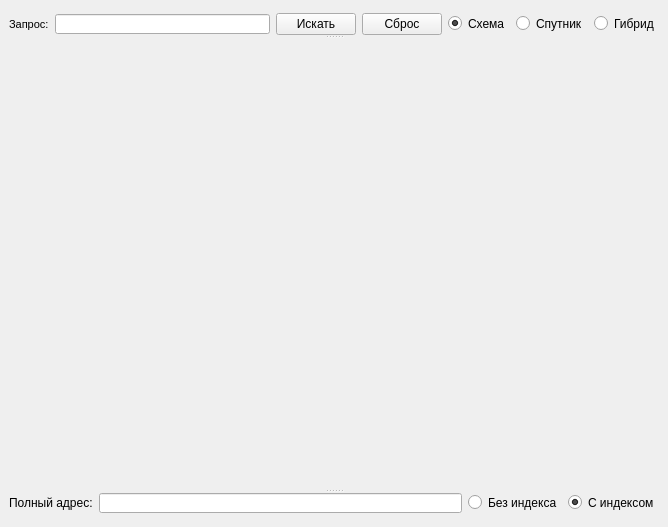
<?xml version="1.0" encoding="UTF-8"?>
<ui version="4.0">
 <class>MainWindow</class>
 <widget class="QMainWindow" name="MainWindow">
  <property name="geometry">
   <rect>
    <x>0</x>
    <y>0</y>
    <width>668</width>
    <height>527</height>
   </rect>
  </property>
  <property name="minimumSize">
   <size>
    <width>668</width>
    <height>527</height>
   </size>
  </property>
  <property name="maximumSize">
   <size>
    <width>668</width>
    <height>527</height>
   </size>
  </property>
  <property name="windowTitle">
   <string>MainWindow</string>
  </property>
  <widget class="QWidget" name="centralwidget">
   <layout class="QVBoxLayout" name="verticalLayout">
    <item>
     <widget class="QSplitter" name="splitter">
      <property name="orientation">
       <enum>Qt::Vertical</enum>
      </property>
      <widget class="QWidget" name="">
       <layout class="QHBoxLayout" name="horizontalLayout_5">
        <property name="sizeConstraint">
         <enum>QLayout::SetMaximumSize</enum>
        </property>
        <item>
         <widget class="QLabel" name="label">
          <property name="maximumSize">
           <size>
            <width>16777215</width>
            <height>23</height>
           </size>
          </property>
          <property name="font">
           <font>
            <pointsize>8</pointsize>
            <weight>50</weight>
            <italic>false</italic>
            <bold>false</bold>
           </font>
          </property>
          <property name="text">
           <string>Запрос:</string>
          </property>
         </widget>
        </item>
        <item>
         <widget class="QLineEdit" name="lineEdit_request">
          <property name="maximumSize">
           <size>
            <width>16777215</width>
            <height>20</height>
           </size>
          </property>
          <property name="text">
           <string/>
          </property>
         </widget>
        </item>
        <item>
         <widget class="QPushButton" name="pushButton_find">
          <property name="maximumSize">
           <size>
            <width>16777215</width>
            <height>23</height>
           </size>
          </property>
          <property name="text">
           <string>Искать</string>
          </property>
         </widget>
        </item>
        <item>
         <widget class="QPushButton" name="pushButton_clear">
          <property name="maximumSize">
           <size>
            <width>16777215</width>
            <height>23</height>
           </size>
          </property>
          <property name="text">
           <string>Сброс</string>
          </property>
         </widget>
        </item>
        <item>
         <layout class="QHBoxLayout" name="horizontalLayout">
          <item>
           <widget class="QRadioButton" name="radioButton_map">
            <property name="maximumSize">
             <size>
              <width>16777215</width>
              <height>17</height>
             </size>
            </property>
            <property name="text">
             <string>Схема</string>
            </property>
            <property name="checked">
             <bool>true</bool>
            </property>
           </widget>
          </item>
          <item>
           <widget class="QRadioButton" name="radioButton_sat">
            <property name="maximumSize">
             <size>
              <width>16777215</width>
              <height>17</height>
             </size>
            </property>
            <property name="text">
             <string>Спутник</string>
            </property>
            <property name="checked">
             <bool>false</bool>
            </property>
           </widget>
          </item>
          <item>
           <widget class="QRadioButton" name="radioButton_hybrid">
            <property name="maximumSize">
             <size>
              <width>16777215</width>
              <height>17</height>
             </size>
            </property>
            <property name="text">
             <string>Гибрид</string>
            </property>
           </widget>
          </item>
         </layout>
        </item>
       </layout>
      </widget>
      <widget class="QLabel" name="labelMap">
       <property name="minimumSize">
        <size>
         <width>650</width>
         <height>450</height>
        </size>
       </property>
       <property name="maximumSize">
        <size>
         <width>650</width>
         <height>450</height>
        </size>
       </property>
       <property name="text">
        <string/>
       </property>
      </widget>
      <widget class="QWidget" name="">
       <layout class="QHBoxLayout" name="horizontalLayout_4">
        <property name="sizeConstraint">
         <enum>QLayout::SetMaximumSize</enum>
        </property>
        <item>
         <layout class="QHBoxLayout" name="horizontalLayout_2">
          <item>
           <widget class="QLabel" name="label_2">
            <property name="maximumSize">
             <size>
              <width>16777215</width>
              <height>20</height>
             </size>
            </property>
            <property name="text">
             <string>Полный адрес:</string>
            </property>
           </widget>
          </item>
          <item>
           <widget class="QLineEdit" name="lineEdit">
            <property name="maximumSize">
             <size>
              <width>16777215</width>
              <height>20</height>
             </size>
            </property>
            <property name="text">
             <string/>
            </property>
            <property name="readOnly">
             <bool>true</bool>
            </property>
           </widget>
          </item>
         </layout>
        </item>
        <item>
         <layout class="QHBoxLayout" name="horizontalLayout_3">
          <item>
           <widget class="QRadioButton" name="radioButton_wo_index">
            <property name="maximumSize">
             <size>
              <width>16777215</width>
              <height>17</height>
             </size>
            </property>
            <property name="text">
             <string>Без индекса</string>
            </property>
           </widget>
          </item>
          <item>
           <widget class="QRadioButton" name="radioButton_with_index">
            <property name="maximumSize">
             <size>
              <width>16777215</width>
              <height>17</height>
             </size>
            </property>
            <property name="text">
             <string>С индексом</string>
            </property>
            <property name="checked">
             <bool>true</bool>
            </property>
           </widget>
          </item>
         </layout>
        </item>
       </layout>
      </widget>
     </widget>
    </item>
   </layout>
  </widget>
 </widget>
 <resources/>
 <connections/>
</ui>
